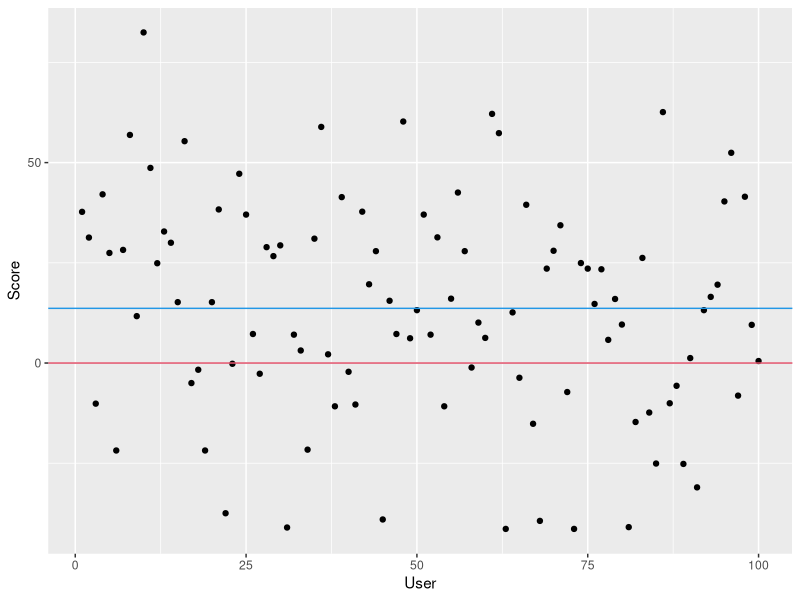

This figure's R source:
## ---- chunk 1
install.packages("tidyverse")
## ---- chunk 2
library(tidyverse)

library(modelr)
options(na.action = na.warn)
## ---- chunk 3
# Setup and initializations
theta <- c(
  15.861187, # Emotional/Mental (yes)
  8.362460625, # Physical Health (yes)
  -6.45491, # Allergies (yes)
  25.568928, # Age (old)
  4.3575, # Age (child)
  29.339743, # House (yes)
  3.778483333, # Family (alone)
  3.33245, # Family (not alone)
  2.0, # Prior Ownership (yes)
  -44.7118 # Can't afford Avg $ Cost of dog (yes)
)
df <- data.frame(
  mental=integer(), # Emotional/Mental (0 = no, 1 = yes)
  physical=integer(), # Physical Health (0 = no, 1 = yes)
  allergies=integer(), # Allergies (0 = no, 1 = yes)
  age=integer(), # Age (child, adult, elderly, very elderly)
  house=integer(), # House (0 = no, 1 = yes)
  family=integer(), # Family (alone, not alone)
  owner=integer(), # Prior Ownership (0 = no, 1 = yes)
  financial=integer(), # Can't Afford (0 = no, 1 = yes)
  y=double()) # score (outcome)
header <- c("mental", "physical", "allergies", "age", "house", "family", "owner", "financial", "score")
N <- 100 # sample size (num of rows)

for (i in 1:N) {
  # Generate random user inputs
  mental <- sample(0:1, 1) * theta[1]
  physical <- sample(0:1, 1) * theta[2]
  allergies <- sample(0:1, 1) * theta[3]
  age <- sample(1:4, 1)
  if (age == 1) {
    age <- theta[4]
  } else if (age == 2) {
    age <- theta[5]
  } else {
    age <- 0
  }
  house <- sample(0:1, 1) * theta[6]
  family <- sample(0:1, 1)
  if (family == 0) {
    family <- theta[7]
  } else {
    family <- theta[8]
  }
  owner <- sample(0:1, 1) * theta[9]
  financial <- sample(0:1, 1) * theta[10]

  # Combine into equation
  x <- matrix(c(mental, physical, allergies, age, house, family, owner, financial), nrow = 1)
  y <- sum(x)
  
  # Add row to dataframe
  df.new = data.frame(x, y)
  df <- rbind(df, df.new)
}

# Update header
colnames(df) <- header

# Add numeric user id, as each row represents one user
df$id <- seq.int(nrow(df))

# Calculate average score
avg.score <- sum(df$score)/N
avg.score

# Graph distribution of users and their outcomes
ggplot(df, aes(id, score)) + 
  xlab("User") +
  ylab("Score") +
  geom_point() +
  geom_hline(yintercept = avg.score, colour = 4) +
  geom_hline(yintercept = 0, colour = 2)

